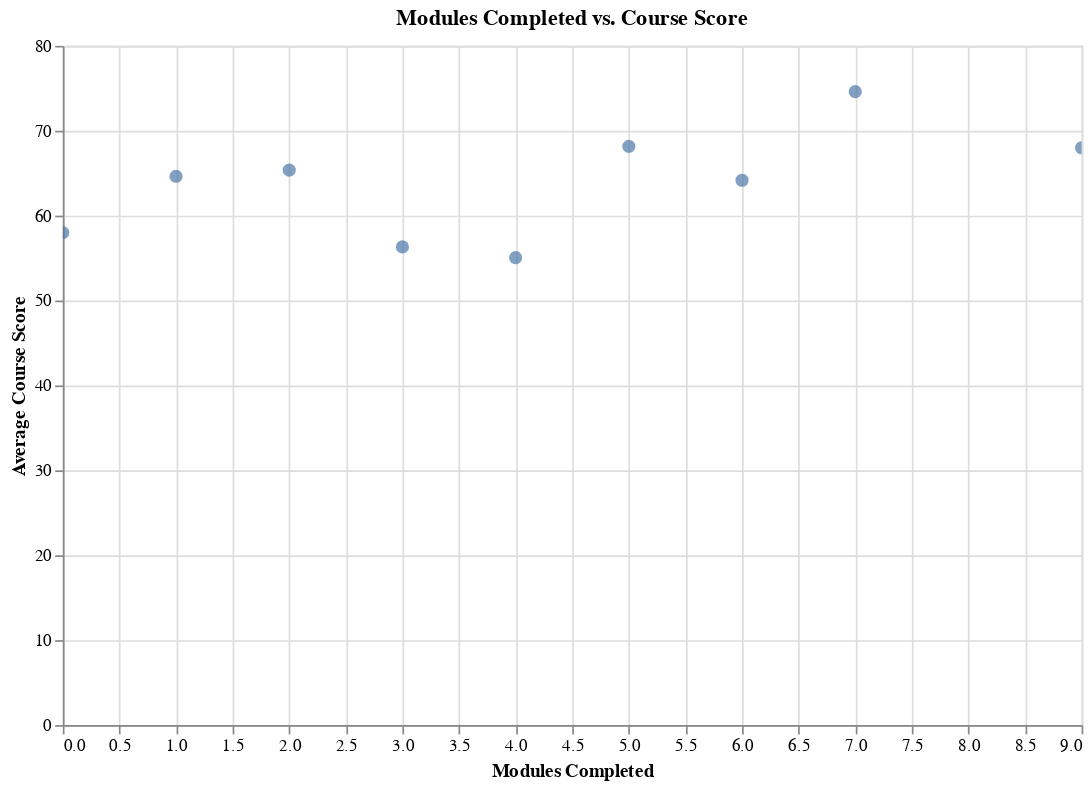

The code cell stored with this chart in its notebook:
### Markdown cell above
Hypothesis: There is a positive relationship between the number of modules completed in a course and the course score achieved by the employee.

### Code cell
# Aggregate data based on modules completed
modules_performance = employee_performance.groupby('modules_completed').agg({
    'course_score': 'mean'
}).reset_index()

# Create scatter plot for modules completed vs course score
chart4 = alt.Chart(modules_performance).mark_circle(size=60).encode(
    x=alt.X('modules_completed:Q', title='Modules Completed'),
    y=alt.Y('course_score:Q', title='Average Course Score'),
    tooltip=['modules_completed', 'course_score']
).properties(
    title='Modules Completed vs. Course Score',
    width=600,
    height=400
).interactive()

chart4.show()

### Figure 1 — Vega-Lite specification as saved in the notebook (floating-point values rounded to 4 significant figures)
{"config": {"view": {"continuousWidth": 300, "continuousHeight": 300}}, "data": {"name": "data-4f1eb585121858ecabc36bc6b9684a19"}, "mark": {"type": "circle", "size": 60}, "encoding": {"tooltip": [{"field": "modules_completed", "type": "quantitative"}, {"field": "course_score", "type": "quantitative"}], "x": {"field": "modules_completed", "title": "Modules Completed", "type": "quantitative"}, "y": {"field": "course_score", "title": "Average Course Score", "type": "quantitative"}}, "height": 400, "params": [{"name": "param_3", "select": {"type": "interval", "encodings": ["x", "y"]}, "bind": "scales"}], "title": "Modules Completed vs. Course Score", "width": 600, "$schema": "https://vega.github.io/schema/vega-lite/v5.20.1.json", "datasets": {"data-4f1eb585121858ecabc36bc6b9684a19": [{"modules_completed": 0.0, "course_score": 58.0}, {"modules_completed": 1.0, "course_score": 64.64}, {"modules_completed": 2.0, "course_score": 65.36}, {"modules_completed": 3.0, "course_score": 56.32}, {"modules_completed": 4.0, "course_score": 55.05}, {"modules_completed": 5.0, "course_score": 68.17}, {"modules_completed": 6.0, "course_score": 64.17}, {"modules_completed": 7.0, "course_score": 74.6}, {"modules_completed": 9.0, "course_score": 68.0}]}}
